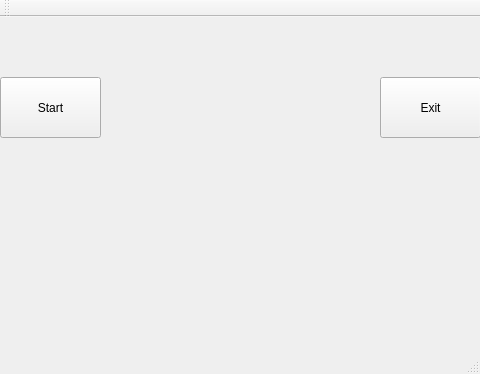
<?xml version="1.0" encoding="UTF-8"?>
<ui version="4.0">
 <class>MainWindow</class>
 <widget class="QMainWindow" name="MainWindow">
  <property name="geometry">
   <rect>
    <x>0</x>
    <y>0</y>
    <width>480</width>
    <height>374</height>
   </rect>
  </property>
  <property name="windowTitle">
   <string>MainWindow</string>
  </property>
  <widget class="QWidget" name="centralWidget">
   <widget class="QPushButton" name="Start">
    <property name="geometry">
     <rect>
      <x>0</x>
      <y>60</y>
      <width>101</width>
      <height>61</height>
     </rect>
    </property>
    <property name="text">
     <string>Start</string>
    </property>
   </widget>
   <widget class="QPushButton" name="Exit">
    <property name="geometry">
     <rect>
      <x>380</x>
      <y>60</y>
      <width>101</width>
      <height>61</height>
     </rect>
    </property>
    <property name="text">
     <string>Exit</string>
    </property>
   </widget>
   <widget class="QLabel" name="label">
    <property name="geometry">
     <rect>
      <x>0</x>
      <y>0</y>
      <width>481</width>
      <height>321</height>
     </rect>
    </property>
    <property name="text">
     <string/>
    </property>
    <property name="pixmap">
     <pixmap resource="pics.qrc">:/pics/mainwindow.jpg</pixmap>
    </property>
   </widget>
   <zorder>label</zorder>
   <zorder>Start</zorder>
   <zorder>Exit</zorder>
  </widget>
  <widget class="QMenuBar" name="menuBar">
   <property name="geometry">
    <rect>
     <x>0</x>
     <y>0</y>
     <width>480</width>
     <height>22</height>
    </rect>
   </property>
  </widget>
  <widget class="QToolBar" name="mainToolBar">
   <attribute name="toolBarArea">
    <enum>TopToolBarArea</enum>
   </attribute>
   <attribute name="toolBarBreak">
    <bool>false</bool>
   </attribute>
  </widget>
  <widget class="QStatusBar" name="statusBar"/>
 </widget>
 <layoutdefault spacing="6" margin="11"/>
 <resources>
  <include location="pics.qrc"/>
 </resources>
 <connections/>
</ui>
